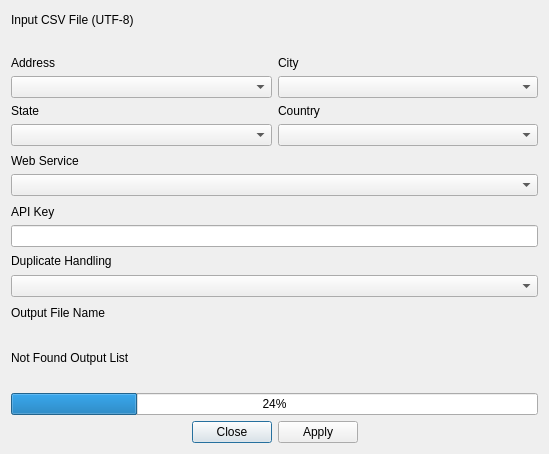
<?xml version="1.0" encoding="UTF-8"?>
<ui version="4.0">
 <class>mmqgis_geocode_web_service_form</class>
 <widget class="QDialog" name="mmqgis_geocode_web_service_form">
  <property name="windowModality">
   <enum>Qt::ApplicationModal</enum>
  </property>
  <property name="enabled">
   <bool>true</bool>
  </property>
  <property name="geometry">
   <rect>
    <x>0</x>
    <y>0</y>
    <width>549</width>
    <height>454</height>
   </rect>
  </property>
  <property name="mouseTracking">
   <bool>false</bool>
  </property>
  <property name="windowTitle">
   <string>Web Service Geocode</string>
  </property>
  <layout class="QVBoxLayout" name="verticalLayout">
   <item>
    <widget class="QLabel" name="label_2">
     <property name="text">
      <string>Input CSV File (UTF-8)</string>
     </property>
     <property name="alignment">
      <set>Qt::AlignBottom|Qt::AlignLeading|Qt::AlignLeft</set>
     </property>
    </widget>
   </item>
   <item>
    <widget class="QgsFileWidget" name="input_csv_name"/>
   </item>
   <item>
    <layout class="QGridLayout" name="gridLayout">
     <item row="0" column="0">
      <widget class="QLabel" name="parameter_name_1">
       <property name="text">
        <string>Address</string>
       </property>
      </widget>
     </item>
     <item row="1" column="0">
      <widget class="QComboBox" name="parameter_attribute_1"/>
     </item>
     <item row="1" column="2">
      <widget class="QComboBox" name="parameter_attribute_2"/>
     </item>
     <item row="2" column="0">
      <widget class="QLabel" name="parameter_name_3">
       <property name="text">
        <string>State</string>
       </property>
      </widget>
     </item>
     <item row="0" column="2">
      <widget class="QLabel" name="parameter_name_2">
       <property name="text">
        <string>City</string>
       </property>
      </widget>
     </item>
     <item row="3" column="2">
      <widget class="QComboBox" name="parameter_attribute_4"/>
     </item>
     <item row="2" column="2">
      <widget class="QLabel" name="parameter_name_4">
       <property name="text">
        <string>Country</string>
       </property>
      </widget>
     </item>
     <item row="3" column="0">
      <widget class="QComboBox" name="parameter_attribute_3"/>
     </item>
    </layout>
   </item>
   <item>
    <widget class="QLabel" name="label_8">
     <property name="text">
      <string>Web Service</string>
     </property>
     <property name="alignment">
      <set>Qt::AlignBottom|Qt::AlignLeading|Qt::AlignLeft</set>
     </property>
    </widget>
   </item>
   <item>
    <widget class="QComboBox" name="web_service"/>
   </item>
   <item>
    <widget class="QLabel" name="api_key_label">
     <property name="text">
      <string>API Key</string>
     </property>
     <property name="alignment">
      <set>Qt::AlignBottom|Qt::AlignLeading|Qt::AlignLeft</set>
     </property>
    </widget>
   </item>
   <item>
    <widget class="QLineEdit" name="api_key"/>
   </item>
   <item>
    <widget class="QLabel" name="label_9">
     <property name="text">
      <string>Duplicate Handling</string>
     </property>
    </widget>
   </item>
   <item>
    <widget class="QComboBox" name="duplicate_handling"/>
   </item>
   <item>
    <widget class="QLabel" name="label">
     <property name="text">
      <string>Output File Name</string>
     </property>
     <property name="alignment">
      <set>Qt::AlignBottom|Qt::AlignLeading|Qt::AlignLeft</set>
     </property>
    </widget>
   </item>
   <item>
    <widget class="QgsFileWidget" name="output_file_name"/>
   </item>
   <item>
    <widget class="QLabel" name="label_5">
     <property name="text">
      <string>Not Found Output List</string>
     </property>
     <property name="alignment">
      <set>Qt::AlignBottom|Qt::AlignLeading|Qt::AlignLeft</set>
     </property>
    </widget>
   </item>
   <item>
    <widget class="QgsFileWidget" name="not_found_file_name"/>
   </item>
   <item>
    <widget class="QProgressBar" name="status">
     <property name="value">
      <number>24</number>
     </property>
    </widget>
   </item>
   <item>
    <widget class="QDialogButtonBox" name="buttonBox">
     <property name="orientation">
      <enum>Qt::Horizontal</enum>
     </property>
     <property name="standardButtons">
      <set>QDialogButtonBox::Apply|QDialogButtonBox::Close</set>
     </property>
     <property name="centerButtons">
      <bool>true</bool>
     </property>
    </widget>
   </item>
  </layout>
 </widget>
 <customwidgets>
  <customwidget>
   <class>QgsFileWidget</class>
   <extends>QWidget</extends>
   <header>qgsfilewidget.h</header>
  </customwidget>
 </customwidgets>
 <tabstops>
  <tabstop>parameter_attribute_1</tabstop>
  <tabstop>parameter_attribute_2</tabstop>
  <tabstop>parameter_attribute_3</tabstop>
  <tabstop>buttonBox</tabstop>
 </tabstops>
 <resources/>
 <connections>
  <connection>
   <sender>buttonBox</sender>
   <signal>accepted()</signal>
   <receiver>mmqgis_geocode_web_service_form</receiver>
   <slot>accept()</slot>
   <hints>
    <hint type="sourcelabel">
     <x>248</x>
     <y>254</y>
    </hint>
    <hint type="destinationlabel">
     <x>157</x>
     <y>274</y>
    </hint>
   </hints>
  </connection>
  <connection>
   <sender>buttonBox</sender>
   <signal>rejected()</signal>
   <receiver>mmqgis_geocode_web_service_form</receiver>
   <slot>reject()</slot>
   <hints>
    <hint type="sourcelabel">
     <x>316</x>
     <y>260</y>
    </hint>
    <hint type="destinationlabel">
     <x>286</x>
     <y>274</y>
    </hint>
   </hints>
  </connection>
 </connections>
</ui>
